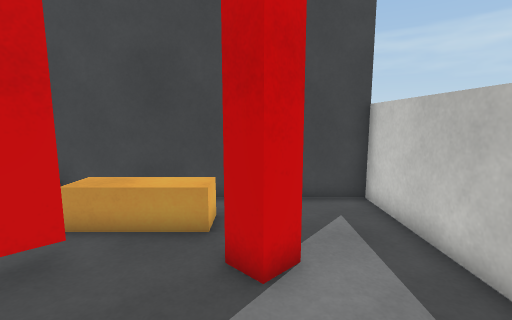
view 1 (above)

14 first-person views from a walk through a Unity game level. The camera is 1.4 m above the floor, tilts 8° down and sees 85° across. The floor is counted in squares, 0.5 m on a side. Each view is taken from the middle of a square. On the plan, view 1 faces up. The plan holds only what a view shows up to about 19 squares ahead; the rest is blank. The place goes on beyond the plan. The player is left out. Surface patterns are stand-ins for the level's own textures.

view 2
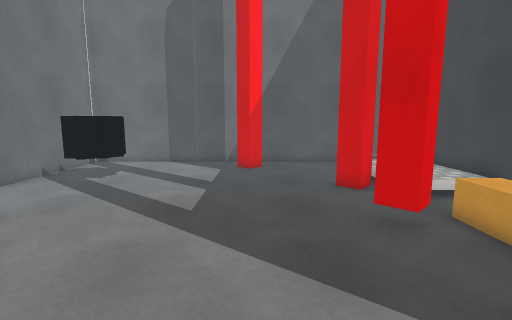

view 3
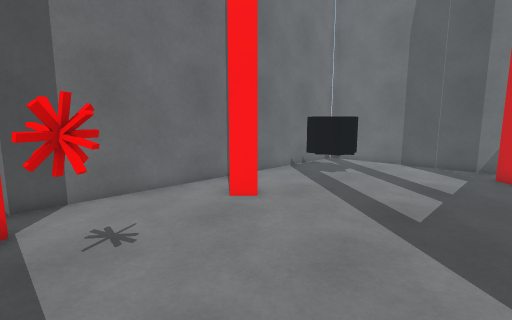

view 4
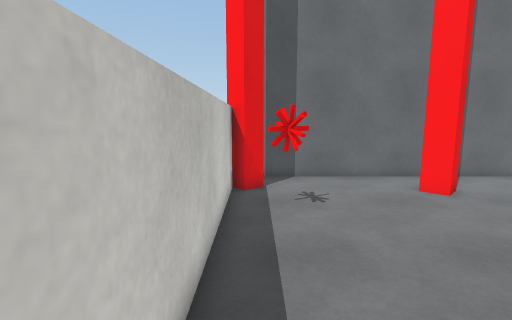

view 5
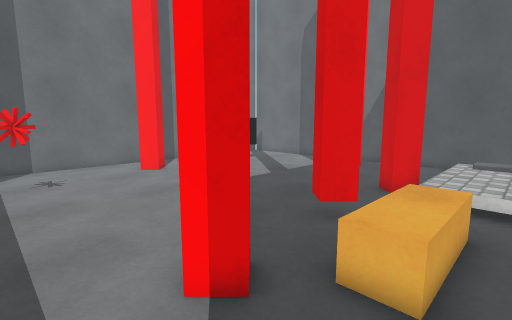

view 6
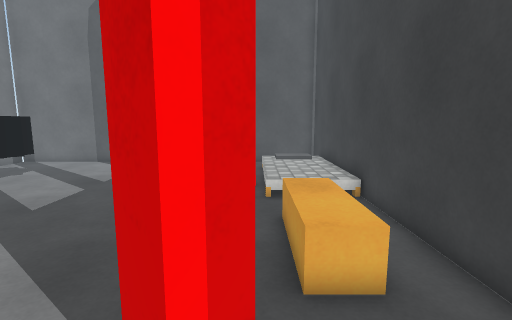

view 7
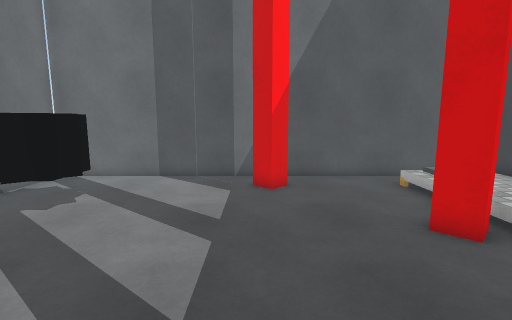

view 8
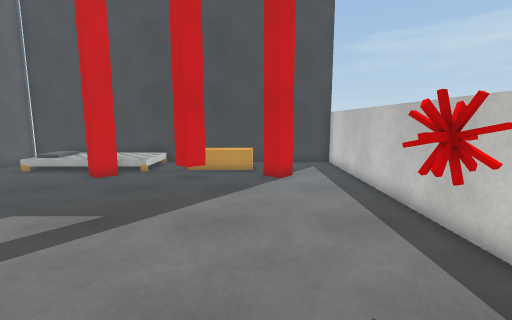

view 9
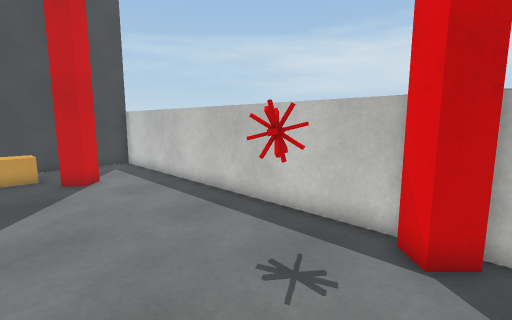

view 10
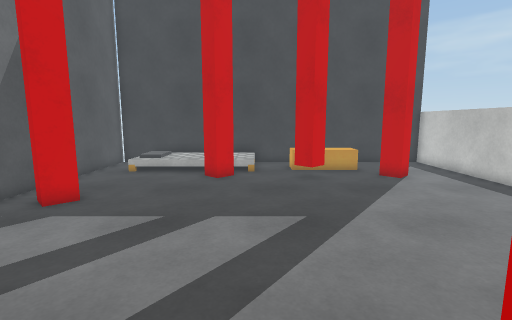

view 11
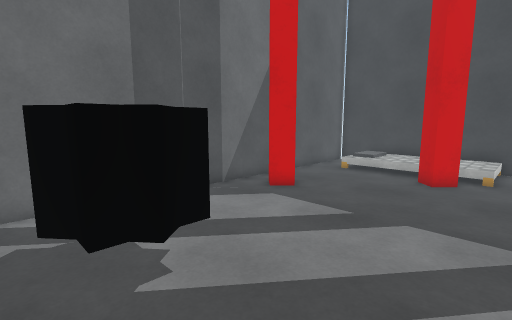

view 12
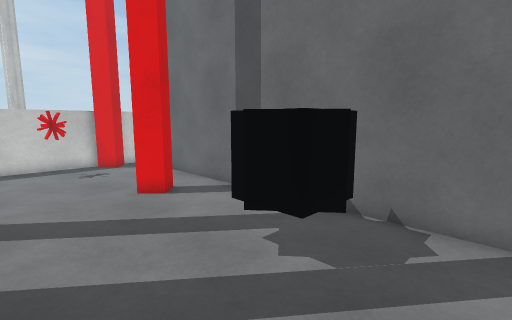

view 13
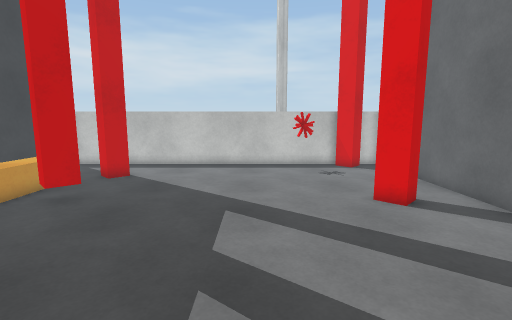

view 14
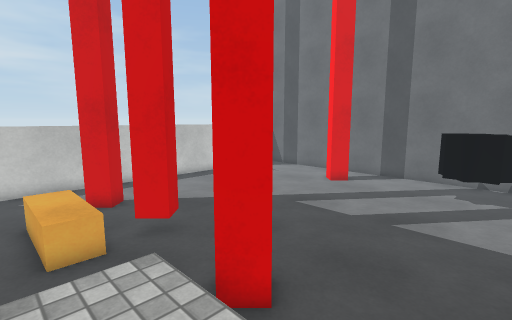

### Floor plan
Key: @ floor where view 1 was taken; # wall or solid block; x gap in a wall; . main floor; : floor 0.25 m higher than the main floor; + floor 0.5 m higher than the main floor; / step, stairs or slope; B orange block; O other object.
Columns run from 16 left of view 1 to 4 right of it. Each row starts with its distance up from view 1.
 10 #####################
  9 #  +    :/..........#
  8 #./+:: ::/.BBBBB....#
  7 #./::::::/.BBBBB....#
  6 #...........x.......#
  5 #......#...##...#...#
  4 #...................#
  3 #...................#
  2 #...................#
  1 #x#.................#
  0 #.#.............@...#
 -1 #...................#
 -2 #...................#
 -3 #...................#
 -4 #.................O.#
 -5 #................OO.#
 -6 #...OOO.............#
 -7 #...OOO....##......##
 -8 #...OOO............##
 -9 #...................#
-10 #####################

Where each view was taken, in squares from view 1:
view 1: 0 up, 0 right, facing up
view 2: 1 up, 3 right, facing left
view 3: 1 up, 3 right, facing down-left
view 4: 4 up, 3 right, facing down
view 5: 9 up, 3 right, facing down-left
view 6: 6 up, 3 right, facing left
view 7: 0 up, 2 left, facing left
view 8: 9 down, 1 left, facing up
view 9: 9 down, 3 left, facing up-right
view 10: 9 down, 7 left, facing up
view 11: 9 down, 6 left, facing up-left
view 12: 2 down, 15 left, facing down-right
view 13: 2 down, 14 left, facing right
view 14: 9 up, 13 left, facing down-right
